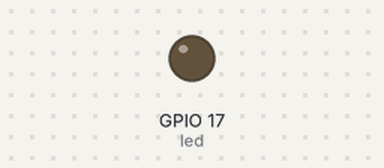
The program below on a simulated Raspberry Pi (BCM pin numbers). Shown: output pins drawn as LEDs (lit = HIGH). At 23.2 s the program stops and its outputs stay as they are.

Above: at 0.5 s.
At 2.5 s:
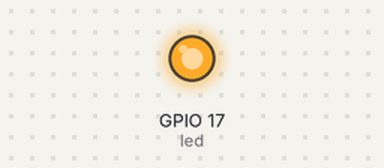
Timing chart, 0 to 9.2 s (numbered marks = the images above):
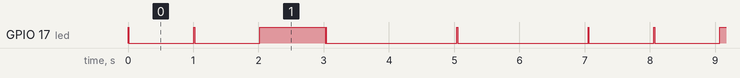

Measured:
- by itself, GPIO 17 (led): repeats every 7.1 s: LOW 1.0 s, HIGH 0.01 s, LOW 1.0 s, HIGH 1.0 s, LOW 0.01 s, 2 × (HIGH 0.01 s, LOW 2.0 s), HIGH 0.01 s
- by itself, everything shown: repeats every 7.1 s, in 8 steps

The program:

led.py
```python
from gpiozero import LED
from time import sleep

led = LED(17)

def dot():
	led.on()
	sleep(0.01)
	led.off()
	sleep(1)

def name():
	led.on()
	sleep(1)
	led.off()
	sleep(0.01)

def dash():
	led.on()
	sleep(0.01)
	led.off()
	sleep(2)

dot()
dot()
name()
dash()
dash()
dot()
dot()
name()
dash()
dash()
dot()
dot()
name()
dash()
dash()
dot()
dot()
```
